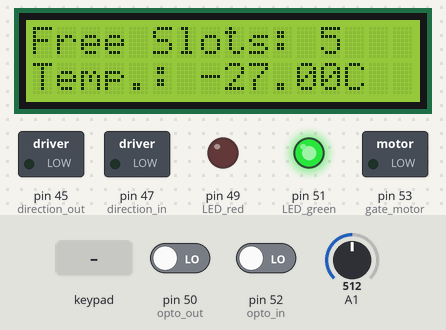
Recording of a sketch running on a simulated Arduino Mega 2560, built with avr-gcc and run on an emulated ATmega2560. On the bench: 16×2 character LCD, switched loads named in the sketch (green lamp = pin HIGH), output pins drawn as LEDs (lit = HIGH). Inputs (shaded band) come from the test bench; at power-on: pin 50 (opto_out) LOW, pin 52 (opto_in) LOW, A1 = 512. WiFi joins after 1.5 s; servers stay silent unless stated; what the sketch prints to the serial monitor is not drawn.

Above: at 1.2 s.
1.3 s: pin 50 (opto_out) driven HIGH
At 2.5 s:
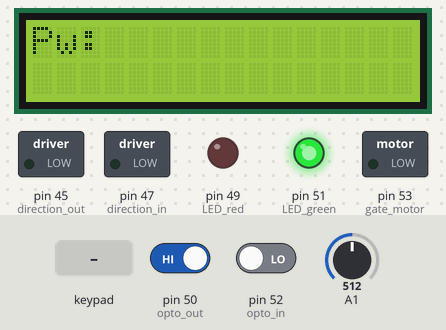
2.8 s: keypad keys 1 2 3 4 5 6 7 pressed 0.4 s apart
At 5.8 s:
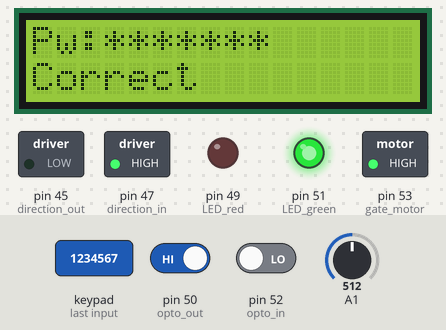
7.1 s: keypad keys 3 6 3 4 3 2 3 0 # pressed 0.4 s apart
At 11.3 s:
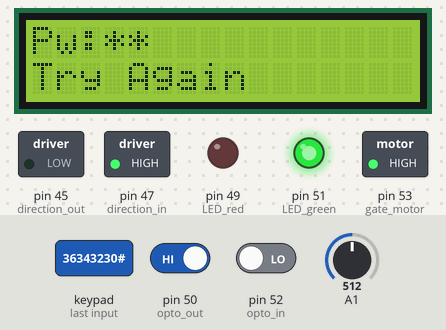
12.2 s: key '1' pressed
At 13.3 s:
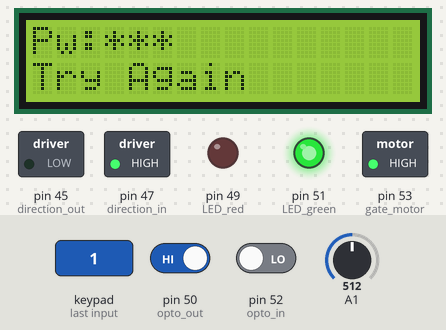
13.7 s: key '4' pressed
At 14.5 s:
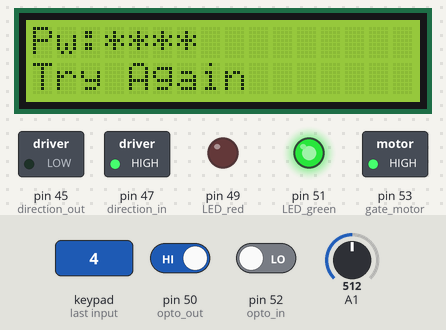
15.2 s: keypad keys 1 2 3 4 5 6 7 # pressed 0.4 s apart
At 18.9 s:
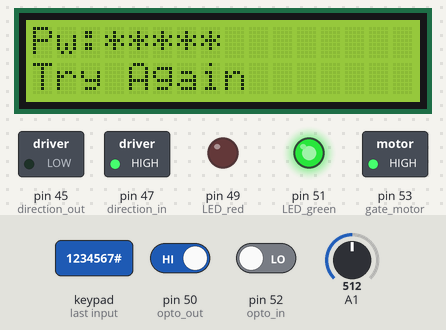
Timing chart, 0 to 20.4 s (numbered marks = the images above; inputs shaded):
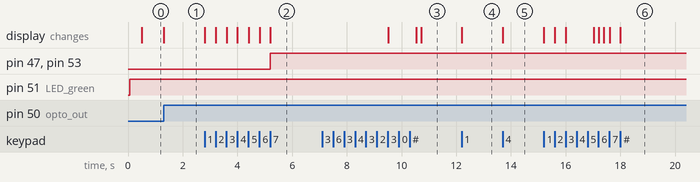

The sketch:

source_code.ino
```cpp
#include <LiquidCrystal.h>
#include <Keypad.h>
#include <SPI.h>
#include <Ethernet.h>

byte mac[] = {
  0xDE, 0xAD, 0xBE, 0xEF, 0xFE, 0xED
};

IPAddress ip(192, 168, 137, 10);

// Initialize the Ethernet server library
// with the IP address and port you want to use
// (port 80 is default for HTTP):
EthernetServer server(80);


#define Password_Length 8
const int capacity = 5;
const int opto_in = 52;
const int opto_out = 50;
const int gate_motor=53;
//const int motor1_in = 46;
const int direction_in = 47;
const int direction_out = 45;
const int LED_green = 51;
const int LED_red = 49;
int x=0;
int free_slots = 0;
int opto_state_in = 0;
int opto_state_out = 0;
int count = 0;
int opto_in_flag = 1;
int opto_out_flag = 1;
bool open_gate_flag;

//////////////keypad definitions/////////////////
int signalPin = 53;

char Data[Password_Length];
char Master[Password_Length] = "1234567";
byte data_count = 0, master_count = 0;
bool Pass_is_good;
char customKey;
const byte ROWS = 4;
const byte COLS = 4;

char hexaKeys[ROWS][COLS] = {
  {'1', '4', '7', '#'},
  {'2', '5', '8', '0'},
  {'3', '6', '9', '*'},
  {'!', '@', '$', '%'}
};
byte rowPins[ROWS] = {36,34,32,30}; //Rows 0 to 3

byte colPins[COLS]= {28,26,24,22}; //Columns 0 to 3

Keypad customKeypad = Keypad(makeKeymap(hexaKeys), rowPins, colPins, ROWS, COLS);


//////////////////LCD definitions///////////////////
// initialize the library with the numbers of the interface pins
LiquidCrystal lcd(8, 9, 4, 5, 6, 7);

unsigned long Timer =0;
void openGate() {
  //digitalWrite(motor1_in,HIGH);
  digitalWrite(direction_in,HIGH);
  digitalWrite(direction_out,LOW);
  //delay(5000);
  //digitalWrite(direction_in,LOW);
  //digitalWrite(direction_out,LOW);
 }
void disable_motor_signal(){
   digitalWrite(direction_in,LOW);
  digitalWrite(direction_out,LOW);
}
 void closeGate() {
  //digitalWrite(motor1_in ,HIGH);
  digitalWrite(direction_out,HIGH);
  digitalWrite(direction_in,LOW);
  //delay(5000);
 }
void setup()
{
  pinMode(opto_in, INPUT);
  pinMode(opto_out, INPUT);
  pinMode(LED_green, OUTPUT);
  pinMode(gate_motor, OUTPUT);
 // pinMode(motor1_in, OUTPUT);
  pinMode(direction_in, OUTPUT);
  pinMode(direction_out, OUTPUT);
  pinMode(LED_red, OUTPUT);
  Serial.begin(9600);
  // set up the LCD's number of columns and rows:
  lcd.begin(16, 2);

  /////////////////Ethernet Server Setup ///////////////////////////////////
  while (!Serial) {
    ; // wait for serial port to connect. Needed for native USB port only
  }
  Serial.println("Ethernet WebServer Example");

  // start the Ethernet connection and the server:
  Ethernet.begin(mac, ip);

  // Check for Ethernet hardware present
  if (Ethernet.hardwareStatus() == EthernetNoHardware) {
    Serial.println("Ethernet shield was not found.  Sorry, can't run without hardware. :(");
    while (true) {
      delay(1); // do nothing, no point running without Ethernet hardware
    }
  }
  if (Ethernet.linkStatus() == LinkOFF) {
    Serial.println("Ethernet cable is not connected.");
  }

  // start the server
  server.begin();
  Serial.print("server is at ");
  Serial.println(Ethernet.localIP());
}
void loop()
{
  //////////////LEDs Contorl/////////////
  if(count < capacity){
   digitalWrite(LED_green,HIGH);
   digitalWrite(LED_red,LOW);
  }else{
   digitalWrite(LED_green,LOW);
   digitalWrite(LED_red,HIGH);
  }
  //////////////Gate Contorl/////////////
  digitalWrite(gate_motor,LOW);
  //////////////Optoisolators control/////////////
  opto_state_in = digitalRead(opto_in);
  while (opto_state_in == HIGH)
  {
    //Serial.print("in");
     digitalWrite(gate_motor,HIGH);
     openGate();
     open_gate_flag = true;
    //delay(5000);
    opto_state_out = digitalRead(opto_out);
    if((opto_state_out == HIGH) && opto_in_flag && count){
      count--;
      opto_in_flag = 0;
      Serial.print(count);
    }
    opto_state_in = digitalRead(opto_in);
  }
  disable_motor_signal();
  opto_in_flag = 1;
  opto_state_out = digitalRead(opto_out);
  while (opto_state_out == HIGH)
  {
    if( (count >= capacity) && opto_out_flag){
      lcd.setCursor(0,0);
      lcd.print("Sorry, No Room");
      Serial.print("Sorry, No Room"); //put on lcd
      opto_in_flag = 0;
    }
    //Serial.print("out");


    if((count != capacity)){
        if(!x){
          lcd.clear();
          x++;
        }
         lcd.setCursor(0,0);
         lcd.print("Pw:");
        customKey = customKeypad.getKey();
      if (customKey){
        Data[data_count] = customKey;
        lcd.setCursor(data_count+3,0);
        //lcd.print(Data[data_count]);
        lcd.print('*');
        data_count++;
      }

      if(data_count == Password_Length-1){
      if(!strcmp(Data, Master)){
        lcd.setCursor(0,1);
        lcd.print("Correct     ");
        digitalWrite(gate_motor, HIGH);
        openGate();
        open_gate_flag = true;

      }
      else{
        lcd.setCursor(0,1);
        lcd.print("Incorrect ");
        delay(1000);
        lcd.setCursor(0,1);
        lcd.print("Try Again");
        lcd.setCursor(3,0);
        lcd.print("        ");
      }

      clearData();
    }
    }

    //delay(5000);
    opto_state_in = digitalRead(opto_in);
    if((opto_state_in == HIGH) && opto_out_flag && (count != capacity)){

      count++;
      opto_out_flag = 0;
      //Serial.print(count);
    }
    opto_state_out = digitalRead(opto_out);
  }
  x = 0;
  opto_out_flag = 1;
  disable_motor_signal();
  if(!opto_state_in && !opto_state_out && open_gate_flag){
  //  Serial.print(count);
  closeGate();
  delay(5000);
  open_gate_flag = false;
  }
 int val; // variable to store the value coming from the analog pin
 double data =0; // variable to store the temperature value coming from the conversion formula
 val=analogRead(1); // read the analog in value:
 data = (double) (val * 330)/1024; // temperature conversion formula
 free_slots = capacity-count;
 if((millis() - Timer) > 500){ // output a temperature and car count values per 500ms
 Timer = millis();
 // print the results to the lcd
 lcd.setCursor(0,0);
 lcd.print("Free Slots:   ");
 lcd.setCursor(12,0);
 lcd.print(free_slots);
 lcd.setCursor(0,1);
 lcd.print("Temp.: ");
 lcd.setCursor(7,1);
 lcd.print(data);
 lcd.setCursor(13,1);
 lcd.print("C");
 }

////////////////////Ethernet Server////////////////////////////////

  // listen for incoming clients
  EthernetClient client = server.available();
  if (client) {
    Serial.println("new client");
    // an http request ends with a blank line
    boolean currentLineIsBlank = true;
    while (client.connected()) {
      if (client.available()) {
        char c = client.read();
        Serial.write(c);
        // if you've gotten to the end of the line (received a newline
        // character) and the line is blank, the http request has ended,
        // so you can send a reply
        if (c == '\n' && currentLineIsBlank) {
          // send a standard http response header
          client.println("HTTP/1.1 200 OK");
          client.println("Content-Type: text/html");
          client.println("Connection: close");  // the connection will be closed after completion of the response
          client.println("Refresh: 5");  // refresh the page automatically every 5 sec
          client.println();
          client.println("<!DOCTYPE HTML>");
          client.println("<html>");
          // output the value of each analog input pin
            client.print("Free Slots : ");
            client.print(free_slots);
            client.println("<br />");
            client.print("The Gate is = ");
            if (free_slots == 0){
             client.print("Close");
            } else {
             client.print("Open");
            }
            client.println("<br />");
            client.print("Temperature : ");
            client.print(data);
            client.println("<br />");

          client.println("</html>");
          break;
        }
        if (c == '\n') {
          // you're starting a new line
          currentLineIsBlank = true;
        } else if (c != '\r') {
          // you've gotten a character on the current line
          currentLineIsBlank = false;
        }
      }
    }
    // give the web browser time to receive the data
    delay(1);
    // close the connection:
    client.stop();
    Serial.println("client disconnected");
  }


}

void clearData(){
  while(data_count !=0){
    Data[data_count--] = 0;
  }
}
```

Measured:
- after the input at 1.3 s, the display: changes at once (image 1)
- after the input at 2.8 s, pin 47 (direction_in), pin 53 (gate_motor): LOW → HIGH after 2.4 s; the display: first changes at once (image 2 shows a later state)
- after the input at 7.1 s, the display: first changes after 2.4 s (image 3 shows a later state)
- after the input at 12.2 s, the display: changes at once (image 4)
- after the input at 13.7 s, the display: changes at once (image 5)
- after the input at 15.2 s, the display: changes at once (image 6)
